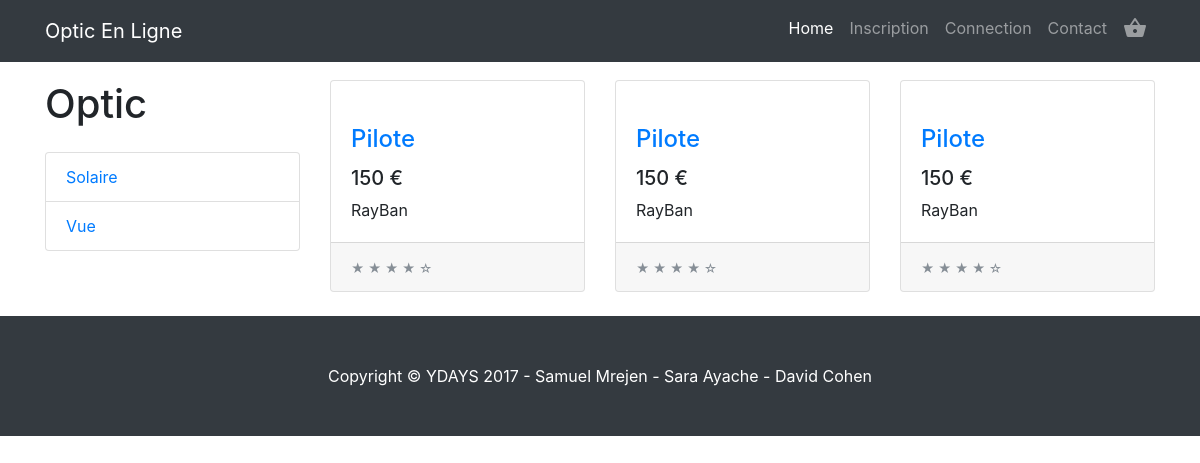
Page /index.php?p=solaire on the earlier database version.
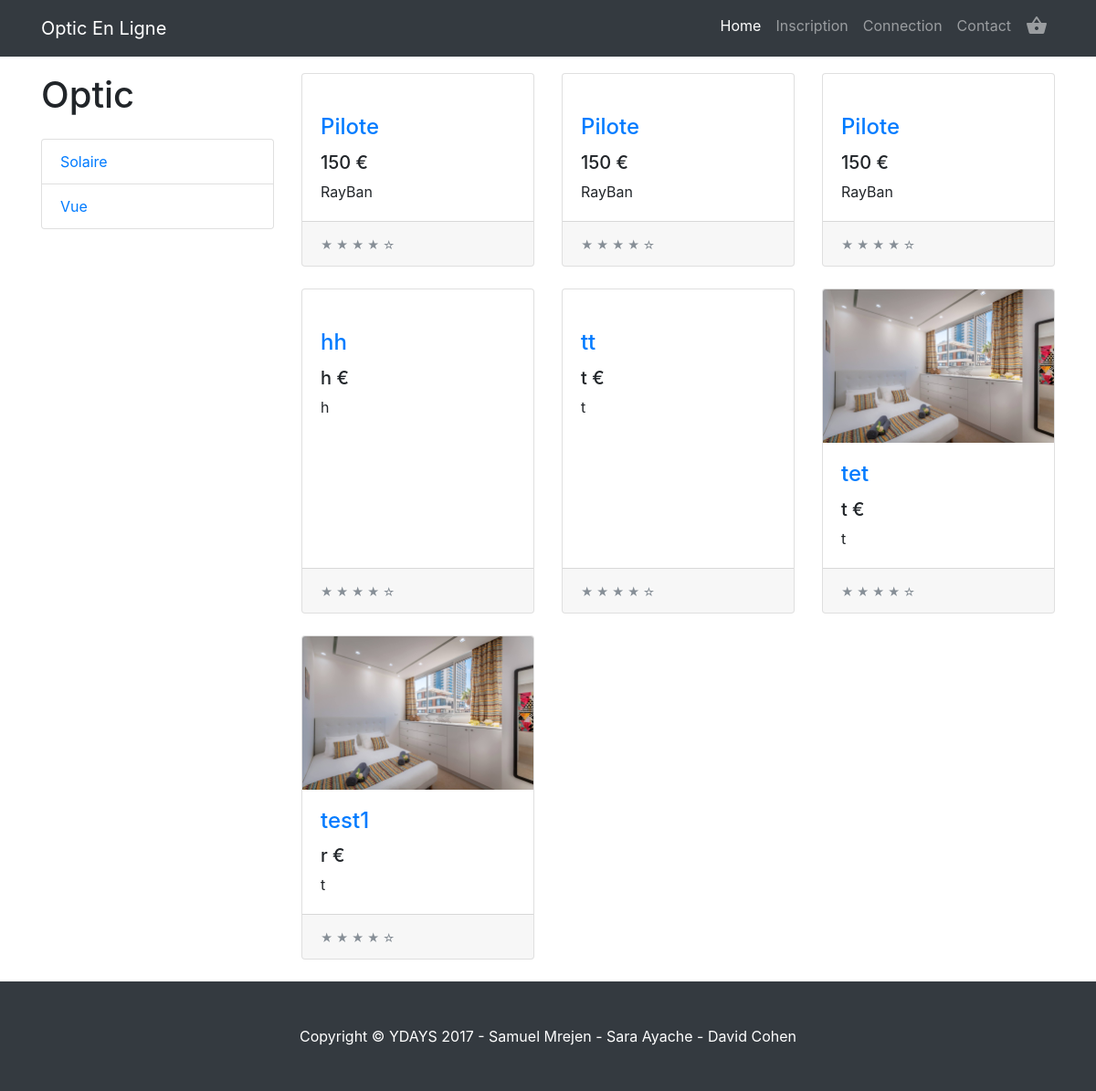
Same page on the later database version.
### tables this page shows
CREATE TABLE `glasses` (
  `id` int(11) NOT NULL,
  `name` varchar(255) NOT NULL,
  `marque` varchar(255) NOT NULL,
  `price` varchar(255) NOT NULL,
  `size` varchar(255) NOT NULL,
  `type` varchar(255) NOT NULL,
  `ref` varchar(255) NOT NULL,
  `sexe` varchar(255) NOT NULL,
  `image` varchar(255) NOT NULL
);

### Controllers/solaireController.php (called while the page is built)
<?php
require_once('Models/GlassesSQL.php');
$selectSolaire = new GlassesSQL();
$solaireGlasses = $selectSolaire->selectSolaire();
require_once('Views/solaire.php');

### Models/GlassesSQL.php (called while the page is built, shortened)
<?php
class GlassesSQL
{
    public function selectSolaire()
    {
        global $bdd;
        $selectSolaire = $bdd->prepare("SELECT * FROM glasses WHERE type = 'Solaire'");
        $selectSolaire->execute();
        $solaireGlasses = $selectSolaire->fetchAll();
        return $solaireGlasses;
    }
}

### Views/solaire.php (the view, shortened to what this page needs)
<?php
require_once ('Views/Layout.php');
?>
<body>
<div class="container">
    <div class="row">
        <div class="col-lg-3">
            <h1 class="my-4">Optic</h1>
            <div class="list-group">
                <a href="index.php?p=solaire" class="list-group-item">Solaire</a>
                <a href="index.php?p=vue" class="list-group-item">Vue</a>
            </div>
        </div>
        <div class="col-lg-9">
            <div class="row">
                <?php foreach ($solaireGlasses as $item) { ?>
                    <div class="col-lg-4 col-md-6 mb-4">
                        <div class="card h-100">
                            <a href="index.php?p=productDetail&id=<?php echo $item['id'] ?>"><img class="card-img-top"
                                                                                                  src="<?= $item['image'] ?>"
                                                                                                  alt=""></a>
                            <div class="card-body">
                                <h4 class="card-title">
                                    <a href="index.php?p=productDetail&id=<?php echo $item['id'] ?>"><?php echo $item['name'] ?></a>
                                </h4>
                                <h5><?php echo $item['price'] ?> €</h5>
                                <p class="card-text"><?php echo $item['marque'] ?></p>
                            </div>
                            <div class="card-footer">
                                <small class="text-muted">&#9733; &#9733; &#9733; &#9733; &#9734;</small>
                            </div>
                        </div>
                    </div>
                <?php } ?>
            </div>
        </div>
    </div>
</div>
<footer class="py-5 bg-dark">
    <div class="container">
        <p class="m-0 text-center text-white">Copyright &copy; YDAYS 2017 - Samuel Mrejen - Sara Ayache - David Cohen</p>
    </div>
</footer>
</body>
</html>

Differences in the rows shown:
added glasses: name "hh", price "h", marque "h"
added glasses: name "tt", price "t", marque "t"
added glasses: image (picture), name "tet", price "t", marque "t"
added glasses: image (picture), name "test1", price "r", marque "t"
